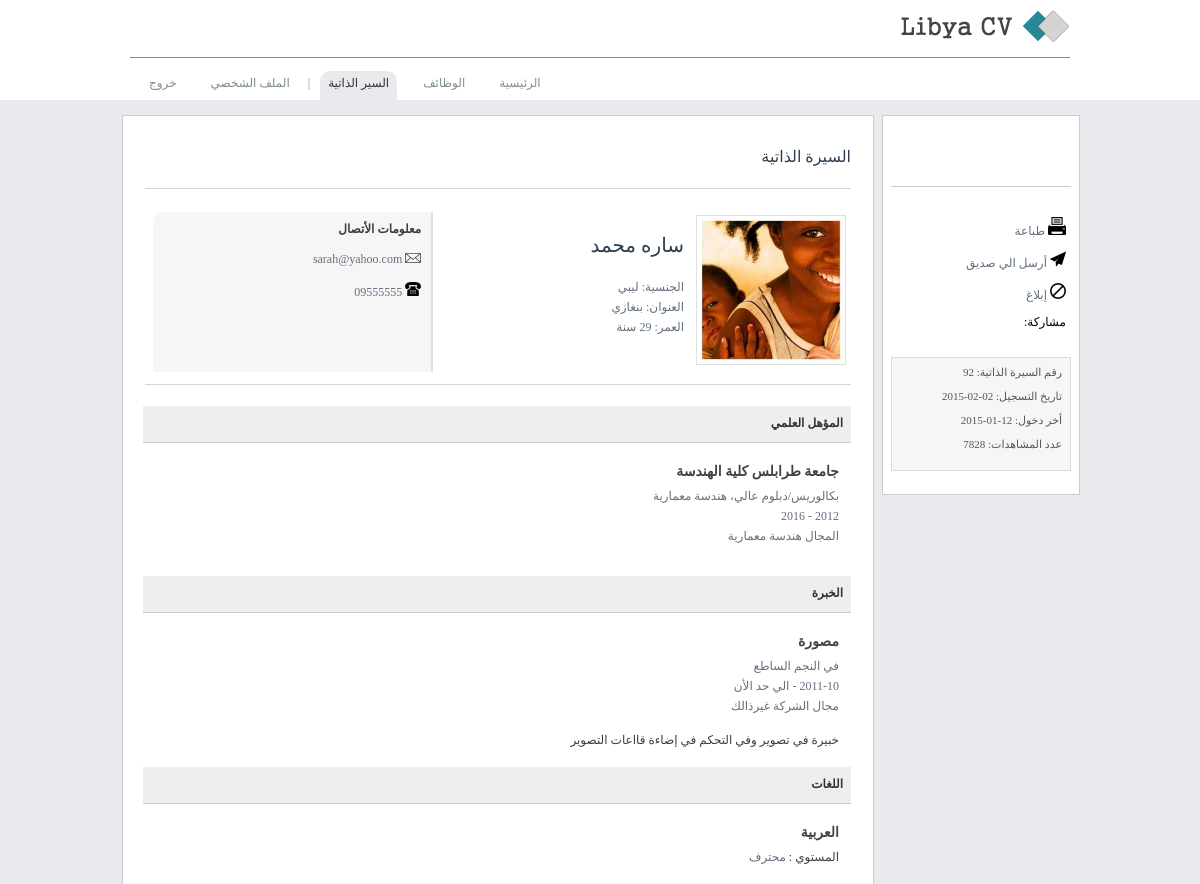
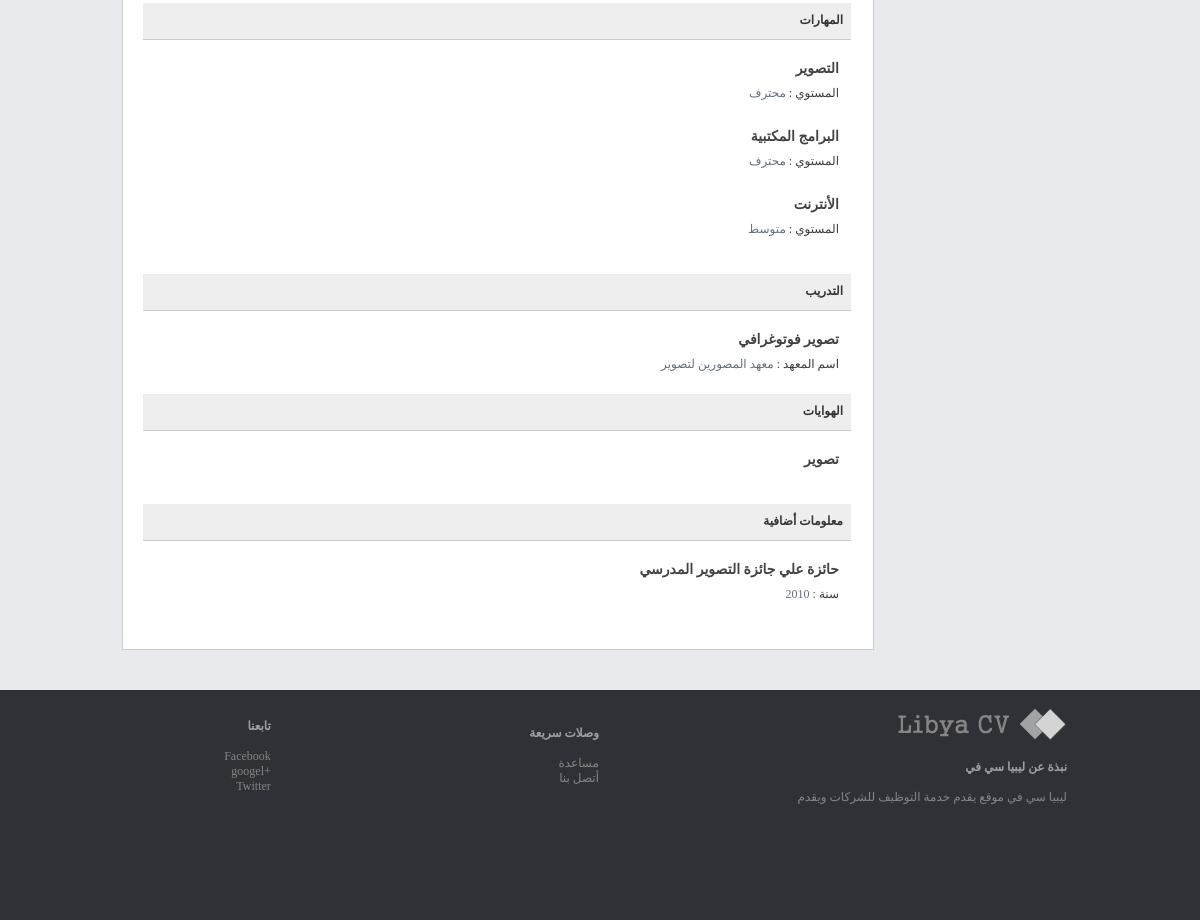
The page /view/cvs.php?id=92 (signed in) on the database its author committed (2 pictures, top to bottom).
### tables this page shows
CREATE TABLE IF NOT EXISTS `job_seeker` (
  `user_id` int(11) NOT NULL AUTO_INCREMENT,
  `fname` varchar(30) NOT NULL,
  `lname` varchar(30) NOT NULL,
  `birth_day` date NOT NULL,
  `gender` varchar(20) NOT NULL,
  `email` varchar(100) NOT NULL,
  `password` varchar(100) NOT NULL,
  `date_register` datetime NOT NULL,
  `is_active` int(1) NOT NULL,
  `activation` varchar(100) NOT NULL,
  `phone` varchar(30) NOT NULL,
  `city_id` int(30) NOT NULL DEFAULT '1',
  `address` varchar(40) NOT NULL,
  `nat_id` int(11) NOT NULL DEFAULT '2',
  `last_seen` varchar(30) NOT NULL,
  `count_in` int(20) NOT NULL,
  `health_status` int(11) NOT NULL DEFAULT '1',
  `image` varchar(50) NOT NULL,
  `warning_active` int(11) NOT NULL DEFAULT '0',
  `hide_cv` int(11) NOT NULL DEFAULT '0',
  `block_admin` int(11) NOT NULL DEFAULT '0',
  `see_it` int(11) NOT NULL,
  `goal_text` text NOT NULL,
  PRIMARY KEY (`user_id`),
  KEY `city_id` (`city_id`),
  KEY `nat_id` (`nat_id`)
);

CREATE TABLE IF NOT EXISTS `job_nat` (
  `nat_id` int(11) NOT NULL AUTO_INCREMENT,
  `nat_name` varchar(50) NOT NULL,
  PRIMARY KEY (`nat_id`)
);

CREATE TABLE IF NOT EXISTS `job_city` (
  `city_id` int(20) NOT NULL AUTO_INCREMENT,
  `city_name` varchar(100) NOT NULL,
  PRIMARY KEY (`city_id`)
);

CREATE TABLE IF NOT EXISTS `job_ed` (
  `edt_id` int(10) NOT NULL DEFAULT '1',
  `domain_id` int(15) NOT NULL,
  `univ` varchar(45) NOT NULL,
  `avg` varchar(10) NOT NULL,
  `start_date` varchar(10) NOT NULL,
  `end_date` varchar(10) NOT NULL,
  `user_id` int(15) NOT NULL,
  `specialty` varchar(100) NOT NULL,
  `ed_id` int(20) NOT NULL AUTO_INCREMENT,
  PRIMARY KEY (`ed_id`),
  KEY `domain_id` (`domain_id`),
  KEY `edt_id` (`edt_id`),
  KEY `user_id` (`user_id`)
);

CREATE TABLE IF NOT EXISTS `job_ed_type` (
  `edt_id` int(10) NOT NULL AUTO_INCREMENT,
  `edt_name` varchar(100) NOT NULL,
  PRIMARY KEY (`edt_id`)
);

CREATE TABLE IF NOT EXISTS `job_domain` (
  `domain_id` int(30) NOT NULL AUTO_INCREMENT,
  `domain_name` varchar(35) NOT NULL,
  PRIMARY KEY (`domain_id`)
);

CREATE TABLE IF NOT EXISTS `job_exp` (
  `exp_id` int(20) NOT NULL AUTO_INCREMENT,
  `start_date` date NOT NULL,
  `end_date` date NOT NULL,
  `state` int(1) NOT NULL,
  `user_id` int(11) NOT NULL,
  `domain_id` int(11) NOT NULL,
  `exp_name` varchar(100) NOT NULL,
  `exp_comp` varchar(100) NOT NULL,
  `exp_desc` text NOT NULL,
  PRIMARY KEY (`exp_id`),
  KEY `domain_id` (`domain_id`),
  KEY `user_id` (`user_id`)
);

CREATE TABLE IF NOT EXISTS `job_lang_seeker` (
  `user_id` int(11) NOT NULL,
  `lang_id` int(20) NOT NULL,
  `level_id` int(11) NOT NULL,
  PRIMARY KEY (`lang_id`,`user_id`),
  KEY `level_id` (`level_id`),
  KEY `user_id` (`user_id`)
);

CREATE TABLE IF NOT EXISTS `job_lang` (
  `lang_name` varchar(50) NOT NULL,
  `lang_id` int(11) NOT NULL AUTO_INCREMENT,
  PRIMARY KEY (`lang_id`)
);

CREATE TABLE IF NOT EXISTS `job_level` (
  `level_id` int(11) NOT NULL AUTO_INCREMENT,
  `level_name` varchar(60) NOT NULL,
  PRIMARY KEY (`level_id`)
);

CREATE TABLE IF NOT EXISTS `job_skilles` (
  `skilles_id` int(10) NOT NULL AUTO_INCREMENT,
  `skilles_name` varchar(50) NOT NULL,
  `user_id` int(10) NOT NULL,
  `level_id` int(10) NOT NULL,
  PRIMARY KEY (`skilles_id`),
  KEY `level_id` (`level_id`),
  KEY `user_id` (`user_id`)
);

CREATE TABLE IF NOT EXISTS `job_train` (
  `train_id` int(11) NOT NULL AUTO_INCREMENT,
  `train_name` varchar(100) NOT NULL,
  `train_comp` varchar(100) NOT NULL,
  `user_id` int(11) NOT NULL,
  PRIMARY KEY (`train_id`),
  KEY `user_id` (`user_id`)
);

CREATE TABLE IF NOT EXISTS `job_hobby` (
  `hobby_id` int(11) NOT NULL AUTO_INCREMENT,
  `hobby_name` varchar(100) NOT NULL,
  `user_id` int(11) NOT NULL,
  PRIMARY KEY (`hobby_id`),
  KEY `user_id` (`user_id`)
);

CREATE TABLE IF NOT EXISTS `job_info` (
  `info_id` int(11) NOT NULL AUTO_INCREMENT,
  `info_name` varchar(200) NOT NULL,
  `info_date` varchar(6) NOT NULL,
  `user_id` int(11) NOT NULL,
  PRIMARY KEY (`info_id`),
  KEY `user_id` (`user_id`)
);

### db/db.php (called while the page is built, shortened)
<?php
function safe_input($val_input){
$val_safe =  (strip_tags($val_input));
return  $val_safe;
}
?>

### view/cvs.php (the view, shortened to what this page needs)
<?php
require_once("../db/db.php");
if(!empty($_GET['id'])) {
$user_id=safe_input($_GET['id']);
 $rs=$mysqli->query("SELECT *
							FROM job_seeker, job_city,job_nat
							WHERE job_city.city_id = job_seeker.city_id
							AND job_nat.nat_id = job_seeker.nat_id
							AND user_id ='$user_id'")or die($mysql->error());
								}
								else{
								die('الصفحة غير موجودة');
								}
$row = $rs->fetch_object();
$user_idd=$row->user_id;
?>
<!DOCTYPE html>
<html>
<head>
<?php
include_once("../inc/header.php");
?>
<link rel="stylesheet" href="../css/print.css" type="text/css" media="print" />
</head>
    <body>
		<div class="wrapper">
		<div id="header">
			<?php
			include_once("../inc/logo.php");
			?>
			<div class="hed">
								<ul id="navigation">
				<li>
						<a href="../index.php">الرئيسية</a>
					</li>
					<li>
						<a href="searchjob.php">الوظائف</a>
					</li>
					<li class="selected">
						<a href="searchcvs.php">السير الذاتية </a>
					</li>
				<li class="mm">|</li>
					<?php
					if(!empty($_SESSION['txt_type'])){
						if($_SESSION['txt_type'] =='seeker'){
					echo "<li>";
					echo	"<a href='../seeker/profile.php' >الملف الشخصي</a>";
					echo "</li>";
					echo "<li>";
					echo	"<a href='../logout.php'>خروج</a>";
					echo "</li>";
					}
					}
					?>
				</ul>
		</div>
	</div>
	 <div id="container">
		 <div class="span3" >
                 <div class="menucv"><div  class="bordbottom">
				 </div><br/><br/>
				 <div class="tools">
					   <form name='myform' action='cvs.php?id=<?php echo $user_id; ?>' method='post'>
				<img width='18' height='18' src='../images/printer63.png'/>
			 <a  href="" onclick="printcontent('div1')"  title="طباعة" ><span class='textsss' >طباعة</span></a> <p/>
			 <img  src='../images/sendfriend.png'/>
			 <a  href='#' ><span class='textsss' >أرسل الي صديق</span> </a>
<p/>
				 <img  src='../images/report.png'/>
			 <a  href='#' ><span class='textsss' >إبلاغ</span> </a>
<p>
مشاركة:
			</div>
				  <br>
				  <div style="text-align:right;color:#565656;background-color:#f6f6f6;border:1px solid #dbdbdb; padding:8px 8px;font-size:11px;" >
		<label>رقم السيرة الذاتية: <?php echo $row->user_id; ?></label><p/>
			<label >تاريخ التسجيل: <?php echo date('d-m-Y',strtotime($row->date_register));?></label><p/>
			<label>أخر دخول: <?php echo date('d-m-Y',strtotime($row->last_seen)); ?></label><p/>
			<label>عدد المشاهدات: <?php echo $row->see_it; ?></label><p/>
				  </div>
				  <br>
                </div>
				</div>
            <div class="span9 " >
  <div  class="item">
			<h4>السيرة الذاتية</h4>
			<p class="plinee"></p>
		</div>
<div id="div1">
<div class="item">
<div>
				<table class="cvview">
					<tr >
					<td width='160' >
						<div id="logopro">
						<?php
						$filename="../images/seeker/";
						if($row->image !=""){
						$filename = '../images/seeker/'.$row->image; }
						?>
								<img class="imgseeker"  src=<?php if($row->image !=""){echo $filename;}else {echo "../images/test.jpg";}?> >  </img>
						</div>
					</td><td width='250'>
					<div>
						<h3 >
						<?php echo $row->fname."  ".$row->lname; ?></h3>
						<span class="texts textlines">
						<?php echo "الجنسية: ".$row->nat_name;  ?>
						<br/>
						<?php echo "العنوان: ".$row->city_name;if($row->address !=""){ " ـ ".$row->address;} ?><br/>
						<?php $datereg=date("Y"); $age =  $datereg - $row->birth_day  ; echo "العمر: ".$age." سنة"; ?>
						<br/>
						</span>
					</div>
					</td>
					<td  class="cvinfo" >
					<span class='titleinfo' style="display:block;"> معلومات الأتصال </span>
					<br/>
					<img  src="../images/email.png"/>
					<span class="texts" ><?php echo "  ".$row->email;?></span>
					<br/><br/>
					<?php
					if($row->phone !=""){?>
					<img  src="../images/telephone38.png"/>
					<span class='texts' > <?php echo " ".$row->phone;?></span></a>
					<?php }?>
					</td>
					</tr>
				</table>
			</div>
			<p class="plinee">
	<?php
	$rs= $mysqli->query("SELECT start_date,ed_id,edt_name,domain_name,univ,specialty,avg,end_date,user_id
							FROM job_ed,job_domain,job_ed_type
							WHERE job_ed_type.edt_id = job_ed.edt_id
							AND job_ed.domain_id = job_domain.domain_id
							AND user_id ='$user_idd'
							ORDER BY end_date DESC ")or die($mysqli->error());
	$resultcount = $rs->num_rows;
	if($resultcount > 0){
	?>
	<div class="post">
	المؤهل العلمي</div><div class="item"><br/>
	<?php
	while($row=$rs->fetch_object()){
	echo "<span class='textb textlineb'>".$row->univ."</span>";
	echo "<span class='texts textlines'><br>".$row->edt_name;
	if(!empty($row->specialty)){
	echo "، ";}
	echo $row->specialty;
	echo "<br>".$row->start_date." - ".$row->end_date."</span>";
	echo "<br/><span class='texts textlines'>"."المجال "."</span><span class='texts textlines'>".$row->domain_name."</span>";
	echo "<br/>";
	echo "<br/>";
	echo "<br/>";
	}
	?>
	</div>
	<?php
	}
	$rs=$mysqli->query("select *
							FROM job_exp,job_domain
							WHERE job_exp.domain_id = job_domain.domain_id
							AND user_id ='$user_idd'
							ORDER BY state DESC ,end_date DESC")or die($mysql->error());
	$resultcount = $rs->num_rows;
				if($resultcount > 0){
	?>
			<div class="post"><a name="exp"></a>
	الخبرة</div><div class="item"><br/>
	<?php
	while($row=$rs->fetch_object()){
	$state =$row->state;
	$timeend = strtotime($row->end_date);
	$timestart = strtotime($row->start_date);
	echo "<span class='textb textlineb'>".$row->exp_name."</span>";
	echo "<span class='texts textlines'><br>في "."</span>";
	echo "<span class='texts textlines'>".$row->exp_comp;
	echo "<br>".date('Y-m',$timestart)." - ";if($state ==0){echo date('Y-m',$timeend);}else{echo "الي حد الأن";}
	echo "<br/>"."مجال الشركة ";
	echo "</span><span class='texts textlines'>".$row->domain_name."</span>";
	echo "<br/>";
	echo "<br/><span class='textdesc'>".nl2br($row->exp_desc);
	echo "<br/>";
			echo "<br/>";
	}
	?>
	</div>
	<?php
	}
		$rs=$mysqli->query("select job_lang.lang_id,level_name,user_id,lang_name
			from job_lang_seeker,job_lang,job_level
			WHERE job_lang_seeker.lang_id = job_lang.lang_id
			AND job_lang_seeker.level_id = job_level.level_id
			AND user_id ='$user_idd' order by job_lang_seeker.level_id DESC")or die(mysql_error());
			$resultcount = $rs->num_rows;
			if($resultcount > 0){
	?>
			<div class="post"><a name="lang"></a>
	اللغات</div><div class="item"><br/>
	<?php
			while($row=$rs->fetch_object()){
			echo "<span class='textb textlineb'>".$row->lang_name."</span>";
			echo "<span class='textdesc textlines'><br>المستوي : "."</span>";
			echo "<span class='texts textlines'>".$row->level_name;
			echo "<br/>";
	echo "<br/>";
			}
			?>
	</div>
<?php
}
	$rs=$mysqli->query("select skilles_id,level_name,skilles_name from job_skilles,job_level WHERE job_level.level_id = job_skilles.level_id AND user_id ='$user_idd' order by job_skilles.level_id DESC ")or die($mysqli->error());
		$resultcount = $rs->num_rows;
		if($resultcount > 0){
	?>
			<div class="post"><a name="skilles"></a>
	المهارات</div><div class="item"><br/>
	<?php
			while($row=$rs->fetch_object()){
			echo "<span class='textb textlineb'>".$row->skilles_name."</span>";
			echo "<span class='textdesc textlines'><br>المستوي : "."</span>";
			echo "<span class='texts textlines'>".$row->level_name;
			echo "<br/>";
		echo "<br/>";
			}
			?>
	</div>
<br/>
<?php
}
?>
		<?php
			$rs=$mysqli->query("select train_id,train_name,train_comp  from job_train WHERE user_id ='$user_idd' ")or die($mysqli->error());
$resultcount = $rs->num_rows;
	if($resultcount > 0){
	?>
			<div class="post"><a name="train"></a>
	التدريب</div><div class="item"><br/>
	<?php
			while($row=$rs->fetch_object()){
			echo "<span class='textb textlineb'>".$row->train_name."</span>";
			echo "<span class='textdesc textlines'><br>اسم المعهد : "."</span>";
			echo "<span class='texts textlines'>".$row->train_comp;
			echo "<br/>";
			echo "<br/>";
			}
			?>
	</div>
<?php
}
	$rs=$mysqli->query("select hobby_id,hobby_name  from job_hobby WHERE user_id ='$user_idd' ")or die($mysqli->error());
	$resultcount = $rs->num_rows;
		if($resultcount > 0){
?>
			<div class="post">
	الهوايات</div><div class="item"><br/>
	<?php
			while($row=$rs->fetch_object()){
			echo "<span class='textb textlineb'>".$row->hobby_name."</span>";
			echo "<br/>";
		echo "<br/>";
			echo "<br/>";
			}
			?>
		</div>
<?php
}
?>
<?php
	$rs=$mysqli->query("select info_id,info_name,info_date  from job_info WHERE user_id ='$user_idd' order by info_date DESC ")or die($mysqli->error());
	$resultcount = $rs->num_rows;
		if($resultcount > 0){
?>
			<div class="post">
	معلومات أضافية</div><div class="item"><br/>
	<?php
			while($row=$rs->fetch_object()){
			echo "<span class='textb textlineb'>".$row->info_name."</span>";
			echo "<span class='textdesc textlines'><br>سنة : "."</span>";
			echo "<span class='texts textlines'>".$row->info_date;
			echo "<br/>";
			echo "<br/>";
			}
			?>
			</div>
			<?php
			}
			?>
<br/>
</div>
</div>
</div>
</div></div>
<?php
include_once("../inc/footerdown.php");
?>
    </body>
</html>

### css/style1.css (style rules this page uses)
html { overflow-y : scroll; direction : rtl; }
body { margin : 0; padding : 0; text-align : right; min-width : 960px; font : 12px "tahoma"; background : #e9eaed; }
.wrapper { margin : 0 auto; min-width : 980px; }
#container { float : none !important ; margin : 0 auto; width : 960px; }
.menucv { display : block; border : #ccc solid 1px; padding : 25px 8px 8px; text-align : center; }
.bordbottom { height : 45px; border-bottom : 1px solid #ccc; }
.tools { text-align : right; padding-right : 5px; }
[class*="span"] { float : right; min-height : 1px; }
.span9 { width : 730px; background : #fff; border : #ccc solid 1px; padding : 10px; margin-right : 8px; }
.span3 { width : 198px; background : #fff; }
#div1 { width : 720px; }
.item { width : 700px; padding-right : 12px; padding-left : 12px; }
ul { color : #191919; margin-right : -18px; }
.cvview tr td { vertical-align : top; }
.cvinfo { vertical-align : top; padding : 10px; border-right : 2px solid #e0e0e0; border-top-left-radius : 10px; width : 260px; background : #f6f6f6; }
.titleinfo { font-weight : 700; color : #3d3d3d; }
.textdesc { line-height : 18px; color : #3d3d3d; }
p.plinee { padding-bottom : 1px; color : #333; width : 706px; margin-top : 10px; margin-bottom : 20px; border-top : 1px solid #d2d7d3; }
h4 { color : #29abe2; font : 16px "tahouma"; }
img { border : 0; }
.textb { font-weight : 700; font-size : 14px; color : #444343; }
.textlines { line-height : 20px; }
.textlineb { line-height : 28px; }
.texts { margin : 14px 0; color : #63707e; }
.textsss { color : #63707e; margin : 14px 0; font-size : 12px; }
.post { width : 700px; font-weight : 700; height : 26px; background : #eee; padding-top : 10px; padding-right : 8px; color : #333; border-bottom : 1px solid #ccc; }
.imgseeker { width : 140px; height : 140px; border : #e0e0e0 solid 1px; padding : 4px; }
#header { height : 100px; margin : 0 auto 15px; background : #fff; }
.hed { width : 940px; margin : 0 auto; padding-top : 6px; }
#logopro { float : right; padding : 2px; }
#navigation { float : left; line-height : 15px; vertical-align : middle; display : inline-block; list-style : none; margin-left : 2px; padding : 0; }
#navigation li { color : #7f8c8d; float : right; margin : 0 1px; }
#navigation li a { padding : 5px 8px 10px; color : #7f8c8d; font-size : 12px; margin : 8px; text-decoration : none; }
#navigation li.selected a, #navigation li a:hover { color : #333; background : #e9eaed; border-bottom : 3px solid #e9eaed; border-radius : 10px 10px 0 0; text-shadow : none; }
h3 { font : 20px "Times New Roman"; }
h1, h2, h3, h4, h5, h6 { font-family :"tahoma"; color : #2c3e50; }
a { color : #1c779e; text-decoration : none; }

### css/print.css (style rules this page uses)
body { font-family: Times New Roman, Times, serif; font-size: 16px; }
.texts { color:#333; }
#header, #footer { display: none; }
.textb { font-size: 18px; color:#333; font-weight:normal; }
.post { font-size: 18px; }

### rows shown on the page
job_seeker: user_id "92", date_register "02-02-2015", last_seen "12-01-2015", see_it "7828", image (picture), fname "ساره", lname "محمد", nat.nat_name "ليبي", city.city_name "بنغازي", email "sarah@yahoo.com", phone "09555555"
job_ed: univ "جامعة طرابلس كلية الهندسة", edt.edt_name "بكالوريس/دبلوم عالي", specialty "هندسة معمارية", start_date "2012", end_date "2016", domain.domain_name "هندسة معمارية"
job_exp: exp_name "مصورة", exp_comp "النجم الساطع", state "الي حد الأن", domain.domain_name "غيرذالك", exp_desc "خبيرة في تصوير وفي التحكم في إضاءة قااعات التصوير"
job_lang_seeker: lang.lang_name "العربية", level.level_name "محترف"
job_skilles: skilles_name "التصوير", level.level_name "محترف"
job_skilles: skilles_name "البرامج المكتبية", level.level_name "محترف"
job_skilles: skilles_name "الأنترنت", level.level_name "متوسط"
job_train: train_name "تصوير فوتوغرافي", train_comp "معهد المصورين لتصوير"
job_hobby: hobby_name "تصوير"
job_info: info_name "حائزة علي جائزة التصوير المدرسي", info_date "2010"
